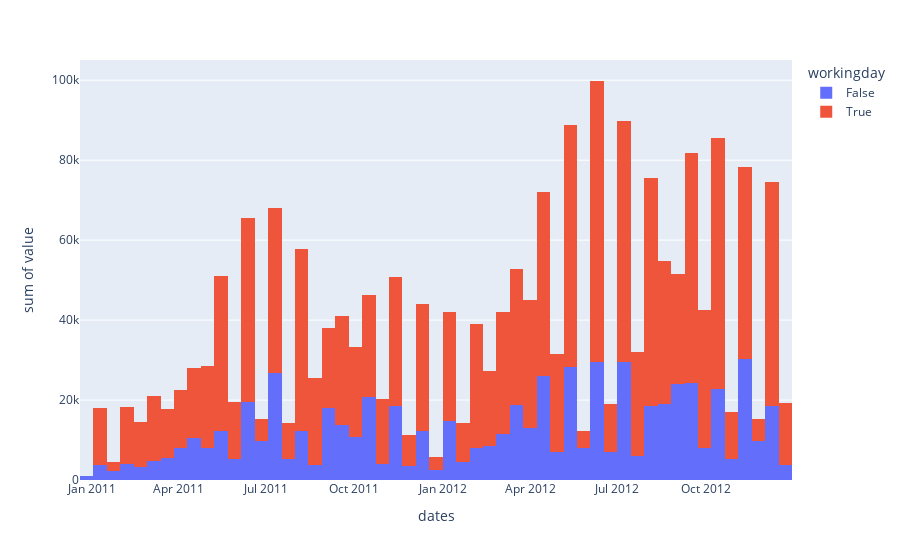

Notebook code cell kept with this figure:
### Code cell
px.histogram(df , x = "dates", y=["count"], color="workingday")

### Figure 1 — Plotly figure (JSON) as saved in the notebook; plotly's stock layout.template omitted (floating-point values rounded to 4 significant figures; data arrays with more than 128 entries replaced by an {"elided": "..."} marker saying what was removed)
{"data": [{"alignmentgroup": "True", "bingroup": "x", "histfunc": "sum", "hovertemplate": "workingday=False<br>dates=%{x}<br>sum of value=%{y}<extra></extra>", "legendgroup": "False", "marker": {"color": "#636efa", "pattern": {"shape": ""}}, "name": "False", "offsetgroup": "False", "orientation": "v", "showlegend": true, "type": "histogram", "x": {"elided": "3474 str values"}, "xaxis": "x", "y": {"elided": "3474 int values"}, "yaxis": "y"}, {"alignmentgroup": "True", "bingroup": "x", "histfunc": "sum", "hovertemplate": "workingday=True<br>dates=%{x}<br>sum of value=%{y}<extra></extra>", "legendgroup": "True", "marker": {"color": "#EF553B", "pattern": {"shape": ""}}, "name": "True", "offsetgroup": "True", "orientation": "v", "showlegend": true, "type": "histogram", "x": {"elided": "7412 str values"}, "xaxis": "x", "y": {"elided": "7412 int values"}, "yaxis": "y"}], "layout": {"barmode": "relative", "legend": {"title": {"text": "workingday"}, "tracegroupgap": 0}, "margin": {"t": 60}, "xaxis": {"anchor": "y", "domain": [0, 1], "title": {"text": "dates"}}, "yaxis": {"anchor": "x", "domain": [0, 1], "title": {"text": "sum of value"}}}}
